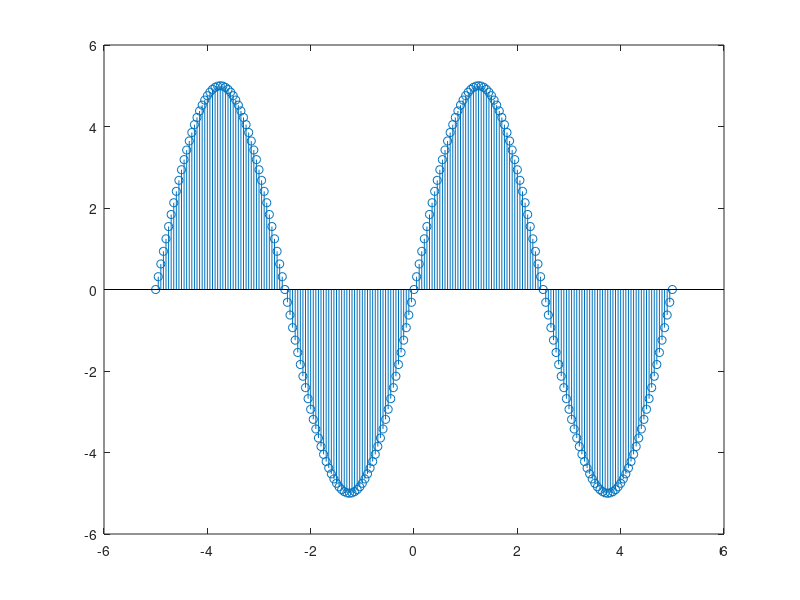

Write MATLAB code to recreate this figure.
pkg load signal;
pkg load control;

T = input("Enter the time : ");
a = input("Enter the amplitude : ");
t = -T : 0.05 : T;
y = a * sin(2*pi*t/T)
stem(t,y)
